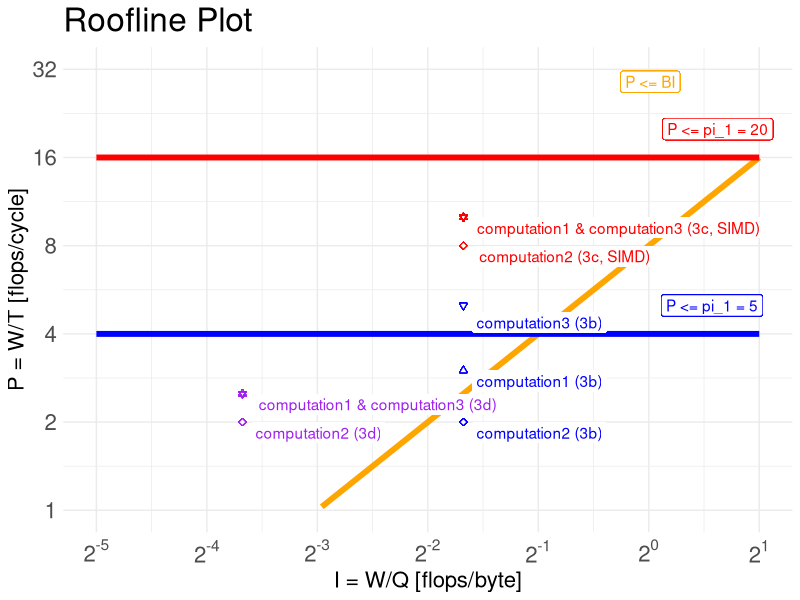

This chart was generated by the following R code:

library(ggplot2)
library(svglite)
library(scales)
## library(viridis)

# read files
## df = read.csv("3c.csv")

# roof functions
bandwidth = function(x) 8*x
perf1 = function(x) 4
perf2 = function(x) 16 

# points

x = seq(0,4,.1)
df = data.frame(x = x)


# plot
y_breaks = c(1/32,1/16,1/8,1/4,1/2,1,2,4,8,16,32)
image = ggplot(data = df, mapping = aes(x = x)) +
    ggtitle("Roofline Plot") +
    stat_function(fun = bandwidth, colour="orange", lwd=2) +
    geom_label(aes(x=0.8, y=29, label = "P <= BI"), colour = "orange", hjust=-1/8, lwd=6) +
    stat_function(fun = perf1, colour="blue", lwd=2) +
    geom_label(aes(x=1, y=5, label = "P <= pi_1 = 5"), colour = "blue", hjust=-1/8, lwd=6) +
    stat_function(fun = perf2, colour="red", lwd=2) +
    geom_label(aes(x=1, y=20, label = "P <= pi_1 = 20"), colour = "red", hjust=-1/8, lwd=6) +
    geom_point(aes(x=10/32, y=3), colour="blue", fill= "white", shape=24, lwd=4) +
    geom_label(aes(x=10/32, y=3, label = "computation1 (3b)"),
               label.size = NA,
               colour = "blue", hjust=-1/16, vjust=1, lwd=6) +
    geom_point(aes(x=10/32, y=2), colour="blue", fill="white", shape=23, lwd=4) +
    geom_label(aes(x=10/32, y=2, label = "computation2 (3b)"),
               label.size = NA,
               colour = "blue", hjust=-1/16, vjust=1,  lwd=6) +
    geom_point(aes(x=10/32, y=5), color="blue", fill="white", shape=25, lwd=4) +
    geom_label(aes(x=10/32, y=5, label = "computation3 (3b)"),
               label.size = NA,
               color = "blue", hjust=-1/16, vjust=1.3,  lwd=6) +
    geom_point(aes(x=10/32, y=10), color="red", fill="white", shape=25, lwd=4) +
    geom_point(aes(x=10/32, y=10), color="red", fill="white", shape=24, lwd=4) +
    geom_point(aes(x=10/32, y=10), color="red", shape=25, lwd=4) +
    geom_label(aes(x=10/32, y=10, label = "computation1 & computation3 (3c, SIMD)"),
               label.size = NA,
               color = "red", hjust=-1/32, vjust=1, lwd=6) +
    geom_point(aes(x=10/32, y=8),
               color="red", fill="white", shape=23, lwd=4) +
    geom_label(aes(x=10/32, y=8, label = "computation2 (3c, SIMD)"),
               label.size = NA,
               color = "red", vjust=1, hjust=-1/16, lwd=6) +
    geom_point(aes(x=5/64, y=2), colour="purple", fill="white", shape=23, lwd=4) +
    geom_label(aes(x=5/64, y=2, label = "computation2 (3d)"),
               label.size = NA,
               color = "purple", vjust=1, hjust=-1/16, lwd=6) +
    ## geom_point(aes(x=5/64, y=2.5), colour="blue", fill="white", shape=23, lwd=4) +
    geom_point(aes(x=5/64, y=2.5), color="purple", fill="white", shape=25, lwd=4) +
    geom_point(aes(x=5/64, y=2.5), color="purple", fill="white", shape=24, lwd=4) +
    geom_point(aes(x=5/64, y=2.5), color="purple", shape=25, lwd=4) +
    geom_label(aes(x=5/64, y=2.5, label = "computation1 & computation3 (3d)"),
               label.size = NA,
               color = "purple", vjust=1, hjust=-1.5/32, lwd=6) +
    ## geom_label(aes(x=10/32, y=2, label = "computation2"),
    ##            label.size = NA,
    ##            colour = "purple", hjust=-1/16, vjust=1,  lwd=6) +
    scale_x_continuous(name=("I = W/Q [flops/byte]"),
                       trans='log2',breaks=y_breaks, labels=trans_format('log2', math_format(2^.x)), limits=c(1/32,2)) +
    scale_y_continuous(name=("P = W/T [flops/cycle]"),
                       trans='log2',breaks=y_breaks,labels=y_breaks, limits=c(1,32)) +
    theme_minimal() +
    theme(
        text = element_text(size=16),
        plot.title = element_text(size=24),
        ## axis.title.y = element_text(angle=0),
        axis.text=element_text(size=16),
        ## axis.title = element_text(size=24),
        legend.position = "none",
        legend.title = element_blank())
    ## xlim(1/8,32) +

image


## breaks = seq(0,23,4)
## minor_breaks = seq(0,23,1)
## labels = c("0",expression(2^{4}),expression(2^{8}), expression(2^{12}), expression(2^{16}), expression(2^{20}))


## # create plot
## theme_set(theme_light(base_size = 24))
## image = ggplot(data=df, aes(x=n)) +
##   ggtitle("Performance") +
##   geom_line(aes(y=mean, color="3c"), lwd=2) +
##   geom_point(aes(y=mean, color="3c"), lwd=4) +
##   geom_label(aes(x = 12, y = 7, label = "-O3 -march=native", color = "3c"), lwd=8) +
##   scale_x_continuous(breaks=breaks, labels=labels, expand = c(0, 2), minor_breaks=minor_breaks) +
##   scale_y_continuous(name=("[flops/cycle]"), limits=c(0,8)) +
##   theme(legend.position = c(0, 1),legend.justification = c(0, 1)) +
##   theme(
##         axis.title.y = element_text(angle=0),
##         legend.position = "none",
##         legend.title = element_blank())

## # show image
# image

## # save as svg
#ggsave(file="3-plot.pdf", plot=image, width=16, height=10)
